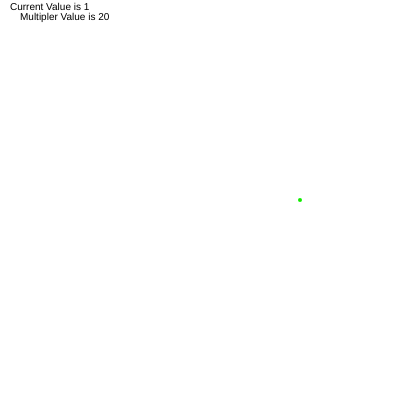
Frame 1 (no input)
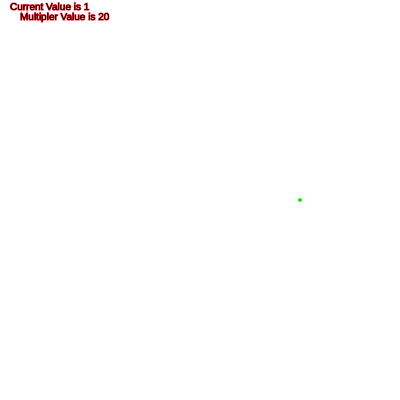
Frame 60 (no input)
Frame 120 (the mouse pressed at the canvas centre since frame 60): identical to frame 60, image omitted

The p5.js sketch that drew these frames (run headless with seeded random() and noise() and a simulated clock; from frame 60 on, the mouse is pressed at the canvas centre):

// p5.js sketch
// ── sketch.js
var radius = 100;
var parts = 10;
var eachPartAngle = 0;
var slider;
var multiplierAmount = 20;

function setup() {
    // put setup code here
    createCanvas(400, 400);
    slider=createSlider(1,500,1);
}


function draw() {
    // put drawing code here
  	clear();
  	// background(0);

	parts=slider.value();

	textSize(10);
	// fill(255);
    text("Current Value is "+parts, 10,10);

    text("Multipler Value is "+multiplierAmount, 20,20);

    translate(width / 2, height / 2);
  
  	var vjPoints=[];

    for (var i = 0; i < parts; i++) {
        eachPartAngle = eachPartAngle + (TWO_PI / parts);
        var x = radius * cos(eachPartAngle);
        var y = radius * sin(eachPartAngle);
        stroke(0, 255, 0);
        strokeWeight(4);
        point(x, y);
        var vjPoint = {
        	posX : x,
        	posY : y
        };
        vjPoints[i]=vjPoint;

    }
    // print(vjPoints)

    for (var i = 0; i < vjPoints.length; i++) {
    	var targetId = (i * multiplierAmount ) % parts;
    	stroke(255,0, 0);
        strokeWeight(1);
    	var curr=vjPoints[i];
    	var targetPoint=vjPoints[targetId];
    	line(curr.posX,curr.posY,
    		targetPoint.posX,targetPoint.posY);
    }

}
